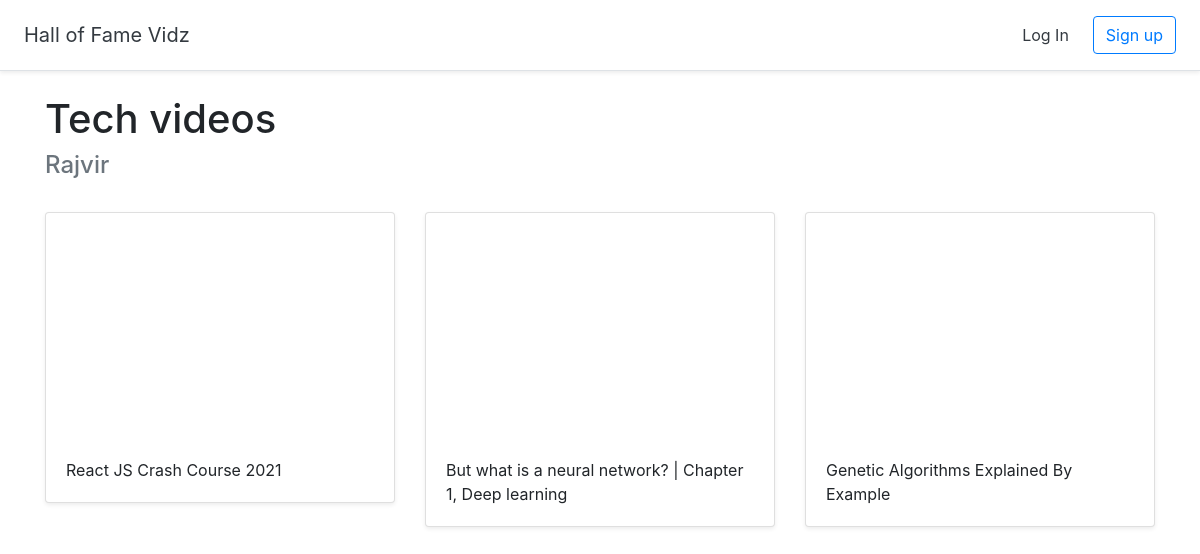
Screenshot of /halloffame/2 with the database file from the repository.
### halls/models.py (models this page shows)
class Hall(models.Model):
    title = models.CharField(max_length=255)
    user = models.ForeignKey(User, on_delete= models.CASCADE)

class Video(models.Model):
    title = models.CharField(max_length=255)
    url = models.URLField()
    youtube_id = models.CharField(max_length=255)
    hall = models.ForeignKey(Hall, on_delete=models.CASCADE)

### halls/views.py (the view)
# urls.py: path('halloffame/<int:pk>',views.DetailHall.as_view(), name = 'detail_hall'),
class DetailHall(generic.DetailView):
    model = Hall
    template_name = 'halls/detail_hall.html'

### halls/templates/halls/detail_hall.html (shortened to what this page needs)
{%extends 'base.html'%}
{%block content%}
<br>
<div class = "container">
    <h1>
        {{hall.title}}
    </h1>
    <h4 class = "text-muted">
        {{hall.user.username}}
    </h4>
        <br>
        <div class = "row">
            {%for video in hall.video_set.all%}
            <div class="col-md-4">
                <div class="card mb-4 shadow-sm">
                    <iframe width="100%" height="225" src="https://www.youtube.com/embed/{{video.youtube_id}}"
                        title="YouTube video player" frameborder="0"
                        allow="accelerometer; autoplay; clipboard-write; encrypted-media; gyroscope; picture-in-picture"
                        allowfullscreen>
                    </iframe>
                    <div class="card-body">
                        <p class="card-text">
                            {{video.title }}
                        </p>
                    </div>
                </div>
            </div>
            {%endfor%}
            </div>
</div>
{%endblock %}

### rows the page displays
Hall: title "Tech videos", user.username "Rajvir"
Video: title "React JS Crash Course 2021"
Video: title "But what is a neural network? | Chapter 1, Deep learning"
Video: title "Genetic Algorithms Explained By Example"
